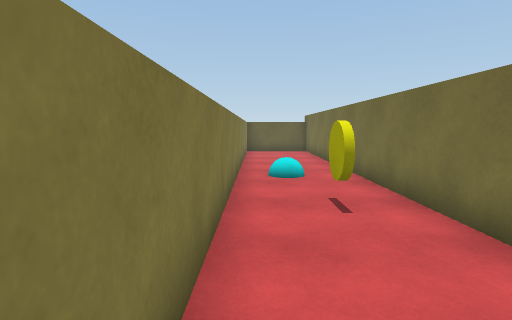
View 1 (above)

24 first-person views from a walk through a Unity game level. The camera is 1.3 m above the floor, tilts 6° down and sees 80° across. The floor is counted in squares, 1 m on a side. Each view is taken from the middle of a square. On the plan, view 1 faces up. The plan holds only what a view shows up to about 14 squares ahead; the rest is blank. The place goes on beyond the plan. The player is left out.

View 2
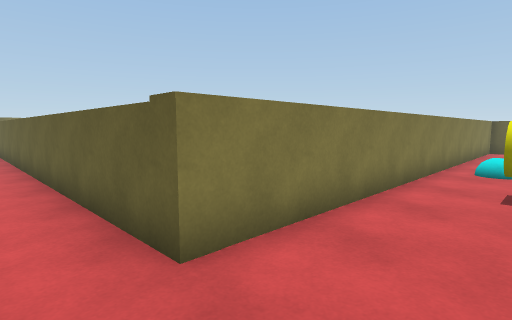

View 3
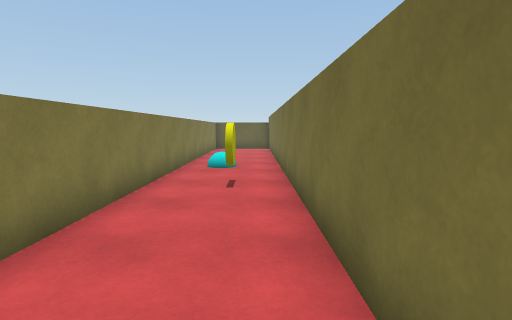

View 4
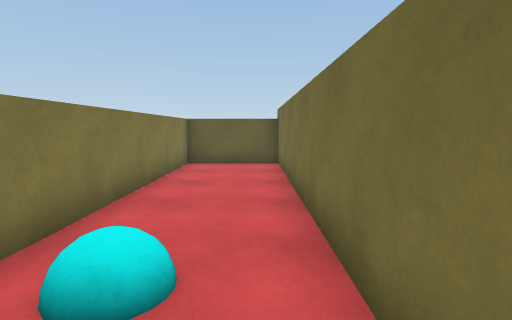

View 5
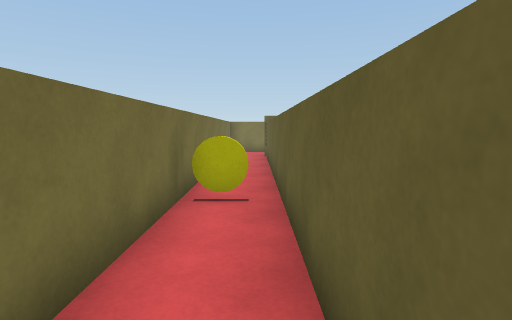

View 6
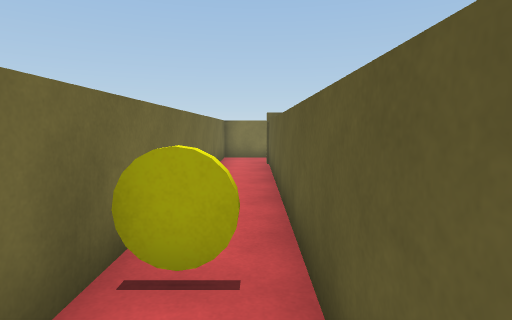

View 7
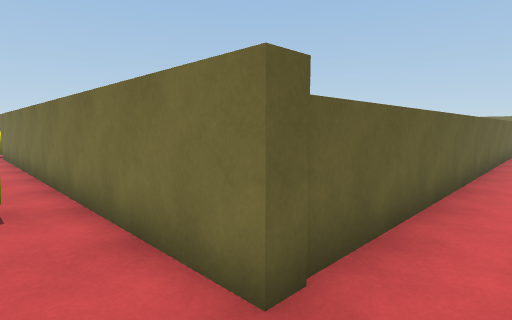

View 8
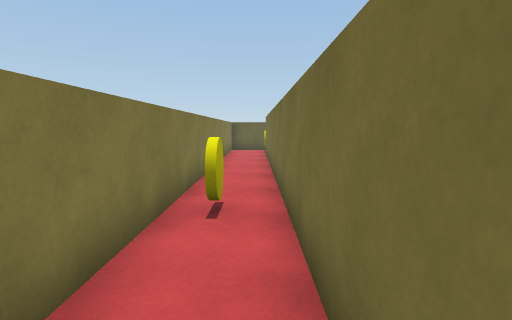

View 9
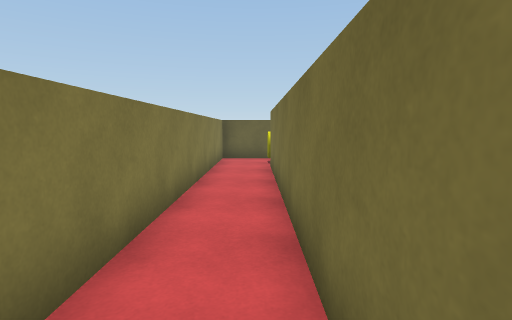

View 10
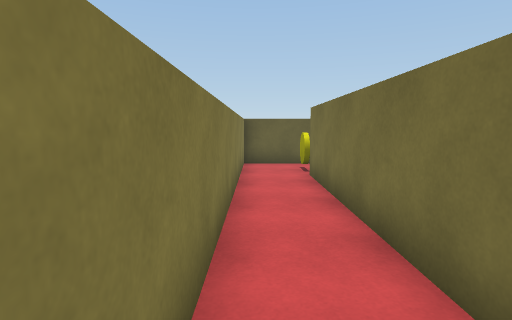

View 11
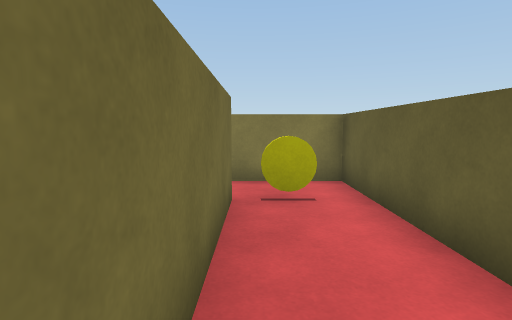

View 12
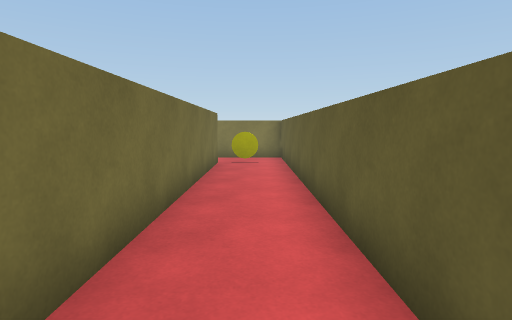

View 13
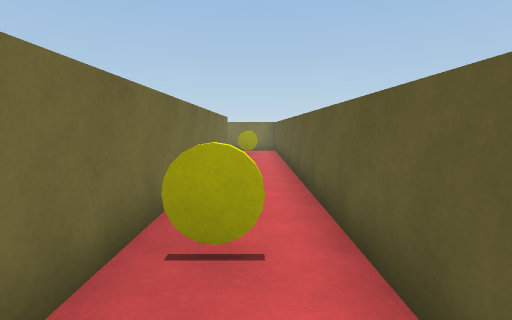

View 14
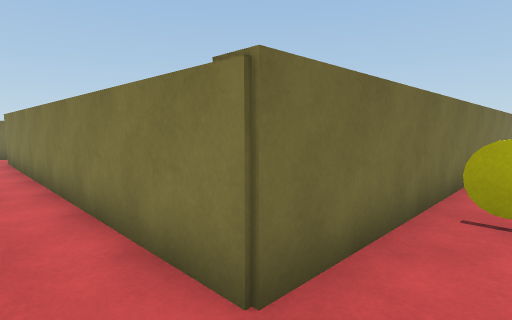

View 15
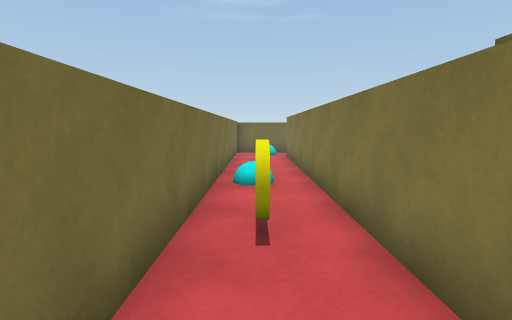

View 16
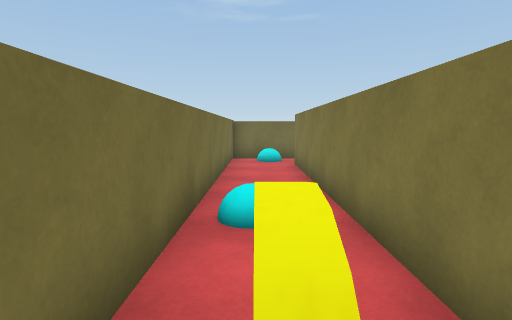

View 17
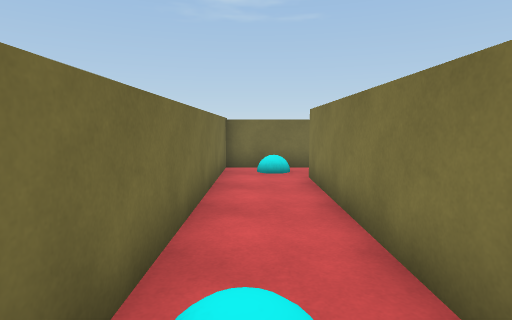

View 18
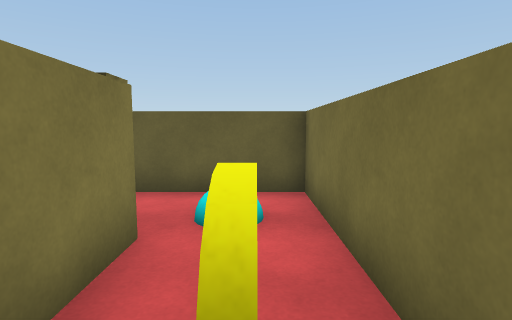

View 19
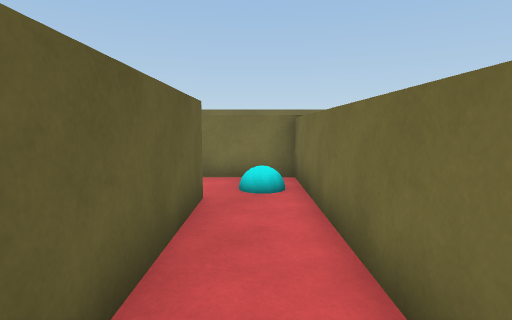

View 20
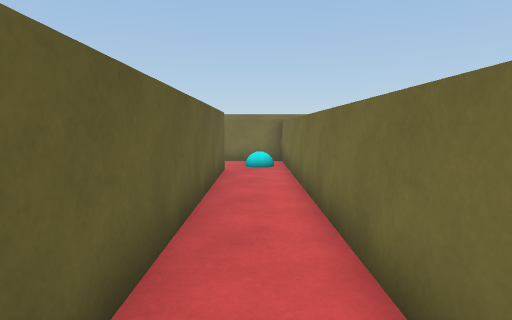

View 21
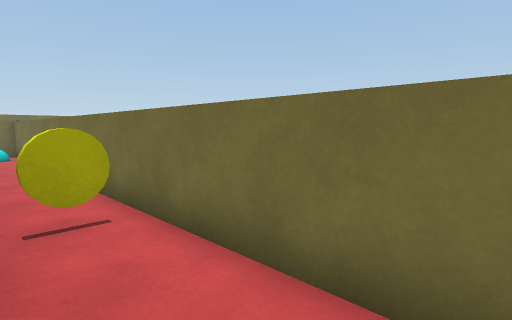

View 22
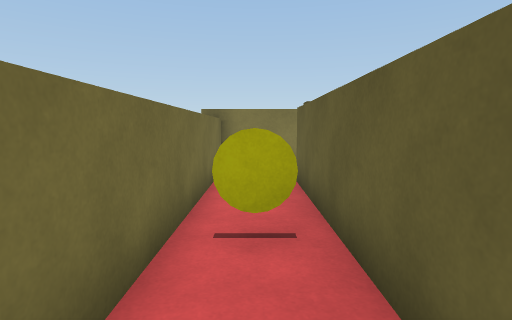

View 23
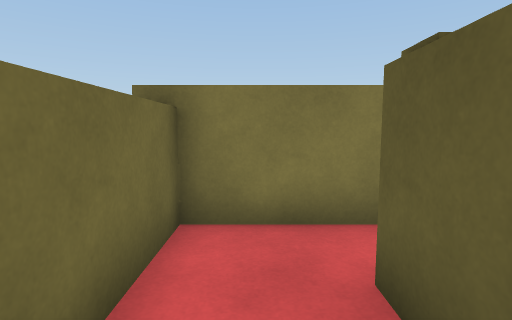

View 24
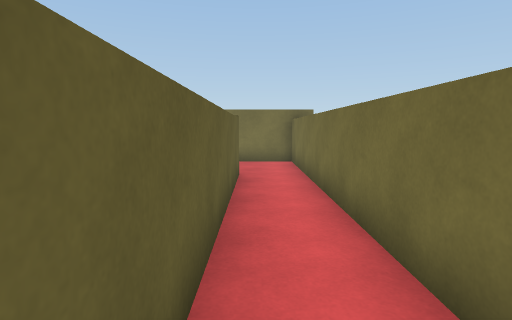

### Floor plan
Points are (right, up) in squares from view 1. A wall is a line through its corners. A room is listed if a view was taken in it or the views show most of it. See-through windows are left out.
Room 1 (views 1, 2, 3, 4, 5, 6, 7, 8, 9, 10, 11, 12, 13, 14, 15, 16, 17, 18, 24)
walls: (-3.5, 0) (-1, 0); (-1, -0.6) (-1, 17.1) (-21.4, 17.1) (-21.4, -2.4) (2.9, -2.4); (2.8, -2.8) (2.8, 17.1) (-0.5, 17.1) (-0.5, -0.5) (-19.5, -0.5) (-19.5, 14.6) (-3.4, 14.6) (-3.4, 2)
ways out: opening at (-3, 1) to room 2
objects: yellow disc (-21, 4); yellow disc (-19, 16); yellow disc (-10, -2); yellow disc (-7, 16); cyan ball (-3, 1) to (-2, 1); cyan ball (-2, 9); yellow disc (-2, 12); cyan ball (-2, 15); yellow disc (1, 5); cyan ball (1, 8)
Room 2 (views 19, 20, 21, 22, 23)
walls: (-19.1, 0) (-3.5, 0); (-19, 2.8) (-19, -0.6); (-3.4, 2) (-17.5, 2)
ways out: opening at (-3, 1) to room 1
objects: yellow disc (-14, 1)

Positions as (right, up) in squares from view 1, and headings:
1: (0, 0), facing up
2: (2, -2), facing up-left
3: (2, -2), facing up
4: (2, 6), facing up
5: (-5, -1), facing left
6: (-8, -1), facing left
7: (-21, -2), facing up-right
8: (-20, -1), facing up
9: (-20, 4), facing up
10: (-21, 6), facing up
11: (-14, 15), facing left
12: (-8, 16), facing left
13: (-4, 16), facing left
14: (-2, 16), facing down-left
15: (-2, 16), facing down
16: (-2, 13), facing down
17: (-2, 10), facing down
18: (-2, 11), facing up
19: (-9, 1), facing right
20: (-13, 1), facing right
21: (-18, 2), facing down-right
22: (-10, 1), facing left
23: (-15, 1), facing left
24: (-9, -1), facing right
